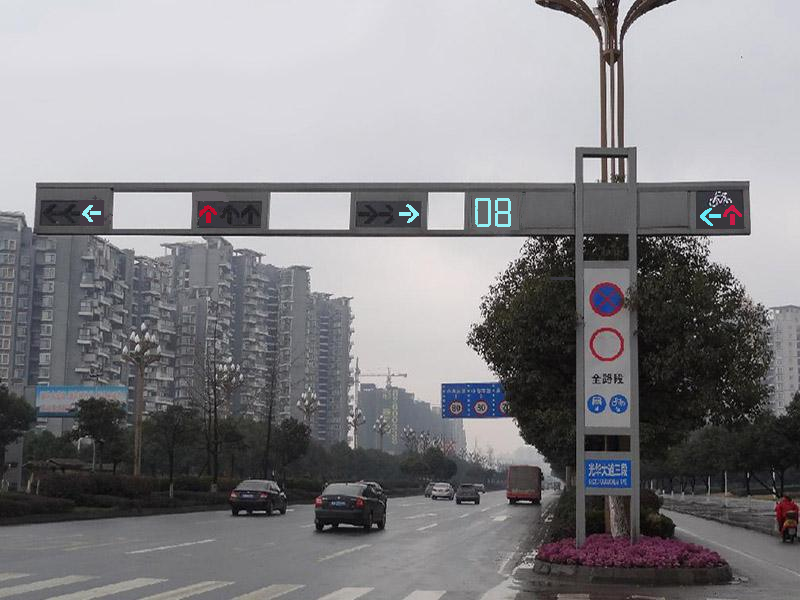
//> input picture input1.bmp, 800 x 600 px
$ ./源   (built with g++ and OpenCV 4)
//> lines starting //> are read from the running program, lines starting //| are printed output that depends on the picture
### StdAfx.h
// stdafx.h : 标准系统包含文件的包含文件，
// 或是经常使用但不常更改的
// 特定于项目的包含文件
//

#pragma once

#include "targetver.h"

#include <stdio.h>
#include <tchar.h>


// TODO:  在此处引用程序需要的其他头文件

### 源.cpp

// 交通灯识别
#include "StdAfx.h"
#include <imgproc/imgproc.hpp>
#include <imgproc/imgproc_c.h>
#include <vector>
#include <map>

//opencv
#include <highgui.h>
#include<cv.h>
#include <cvaux.h>
#include <opencv\cxcore.hpp>
#include <opencv.hpp>
//#include <nonfree.hpp>
#include <core/core.hpp>

// ocr
#include "cv.h"
#include "highgui.h"
#include <stdio.h>
#include <ctype.h>


/*****************************************************************
*
* Find the min box. The min box respect original aspect ratio image
* The image is a binary data and background is white.
*
*******************************************************************/

int flag_turn_info_input1[10];
int flag_turn_info_input2[10];
int flag_time_info_input1[2];
int flag_time_info_input2[2];

// [20 lines left out: function findX, not called in this run]

int Loop_count = 0;
// [67 lines left out: functions findY, findBB, preprocessing, not called in this run]


class basicOCR{
public:
	float classify(IplImage* img, int showResult);
	basicOCR();
	void test();
private:
	char file_path[255];
	int train_samples;
	int classes;
	CvMat* trainData;
	CvMat* trainClasses;
	int size;
	static const int K = 10;
	CvKNearest *knn;
	void getData();
	void train();
};

void basicOCR::getData()
{
	IplImage* src_image;
	IplImage prs_image;
	CvMat row, data;
	char file[255];
	int i, j;
	flag_time_info_input1[0] = 8;
	for (i = 0; i<classes; i++){
		for (j = 0; j< train_samples; j++){

			//Load file
			if (j<10)
				sprintf(file, "%s%d/%d0%d.pbm", file_path, i, i, j);
			else
				sprintf(file, "%s%d/%d%d.pbm", file_path, i, i, j);
			src_image = cvLoadImage(file, 0);
			if (!src_image){
				printf("Error: Cant load image %s\n", file);
				//exit(-1);
			}
			//process file
			prs_image = preprocessing(src_image, size, size);


			//Set class label
			cvGetRow(trainClasses, &row, i*train_samples + j);
			cvSet(&row, cvRealScalar(i));
			//Set data
			cvGetRow(trainData, &row, i*train_samples + j);

			IplImage* img = cvCreateImage(cvSize(size, size), IPL_DEPTH_32F, 1);
			//convert 8 bits image to 32 float image
			cvConvertScale(&prs_image, img, 0.0039215, 0);

			cvGetSubRect(img, &data, cvRect(0, 0, size, size));

			CvMat row_header, *row1;
			//convert data matrix sizexsize to vecor
			row1 = cvReshape(&data, &row_header, 0, 1);
			cvCopy(row1, &row, NULL);
		}
	}
	flag_time_info_input2[0] = 30;
}

// [37 lines left out: functions train, classify, not called in this run]

void basicOCR::test(){
	IplImage* src_image;
	IplImage prs_image;
	CvMat row, data;
	char file[255];
	int i, j;
	int error = 0;
	int testCount = 0;
	for (i = 0; i<classes; i++){
		for (j = 50; j< 50 + train_samples; j++){

			sprintf(file, "%s%d/%d%d.pbm", file_path, i, i, j);
			src_image = cvLoadImage(file, 0);
			if (!src_image){
				printf("Error: Cant load image %s\n", file);
				//exit(-1);
			}
			//process file
			prs_image = preprocessing(src_image, size, size);
			float r = classify(&prs_image, 0);
			if ((int)r != i)
				error++;

			testCount++;
		}
	}
	float totalerror = 100 * (float)error / (float)testCount;
	//printf("System Error: %.2f%%\n", totalerror);

}

basicOCR::basicOCR()
{
	//initial
	sprintf(file_path, "../OCR/");
	train_samples = 0;
	classes = 10;
	size = 40;

	trainData = cvCreateMat(train_samples*classes, size*size, CV_32FC1);
	trainClasses = cvCreateMat(train_samples*classes, 1, CV_32FC1);

	//Get data (get images and process it)
	getData();

	//train
	//train();
	//Test
	test();

	//printf(" ---------------------------------------------------------------\n");
	//printf("|\tClass\t|\tPrecision\t|\tAccuracy\t|\n");
	//printf(" ---------------------------------------------------------------\n");
}


IplImage* imagen;
int red, green, blue;
IplImage* screenBuffer;
int drawing;
int r, last_x, last_y;

// [37 lines left out: functions draw, drawCursor, on_mouse, not called in this run]
// 命名空间
using namespace std;
using namespace cv;

// [29 lines left out: function getNextMinLoc, not called in this run]

void print_info(int Flag_print,int time_alive)
{
	if (Flag_print < 10)
	{
		if (Flag_print == 1)
		{
			printf("左转信号灯：通行");
		}
		if (Flag_print == 2)
		{
			printf("左转信号灯：禁止");
		}
		if (Flag_print == 3)
		{
			printf("左转信号灯：等待");
		}
		if (Flag_print == 4)
		{
			printf("直行信号灯：通行");
		}
		if (Flag_print == 5)
		{
			printf("直行信号灯：禁止");
		}
		if (Flag_print == 6)
		{
			printf("直行信号灯：等待");
		}
		if (Flag_print == 7)
		{
			printf("右转信号灯：通行");
		}
		if (Flag_print == 8)
		{
			printf("右转信号灯：禁止");
		}
		if (Flag_print == 9)
		{
			printf("右转信号灯：等待");
		}

	}
	if (Flag_print > 10)
	{
		if (Flag_print == 11)
		{
			printf("通行剩余时间：%d 秒", time_alive);
		}
		if (Flag_print == 12)
		{
			printf("禁止通行剩余时间：%d 秒", time_alive);
		}
		if (Flag_print == 13)
		{
			printf("等待通行剩余时间：%d 秒", time_alive);
		}
	}
}

int run[1000][4];
int space_num = 1000;
int temp[1000];
int run_num = 0;
int pair_bwlab_num = 0;
int id_num = -1;
int pair_bwlab[1000][2];
int id[1000][6];

// [110 lines left out: function liantongyujiance_lab, not called in this run]
int main(int argc, char* argv[])
{
	//IplImage* img1 = cvLoadImage("w.jpg");
	//IplImage* img1 = cvLoadImage("input.jpg");
	IplImage* img1 = cvLoadImage("input1.bmp");
//> img1 is the input picture: 600 rows x 800 cols, CV_8UC3; mean B, G, R 135.2, 131.9, 133.1
	IplImage* img2 = cvCreateImage(cvGetSize(img1), img1->depth, 3);

	cvZero(img2);

	IplImage* img3 = cvLoadImage("input2.bmp");
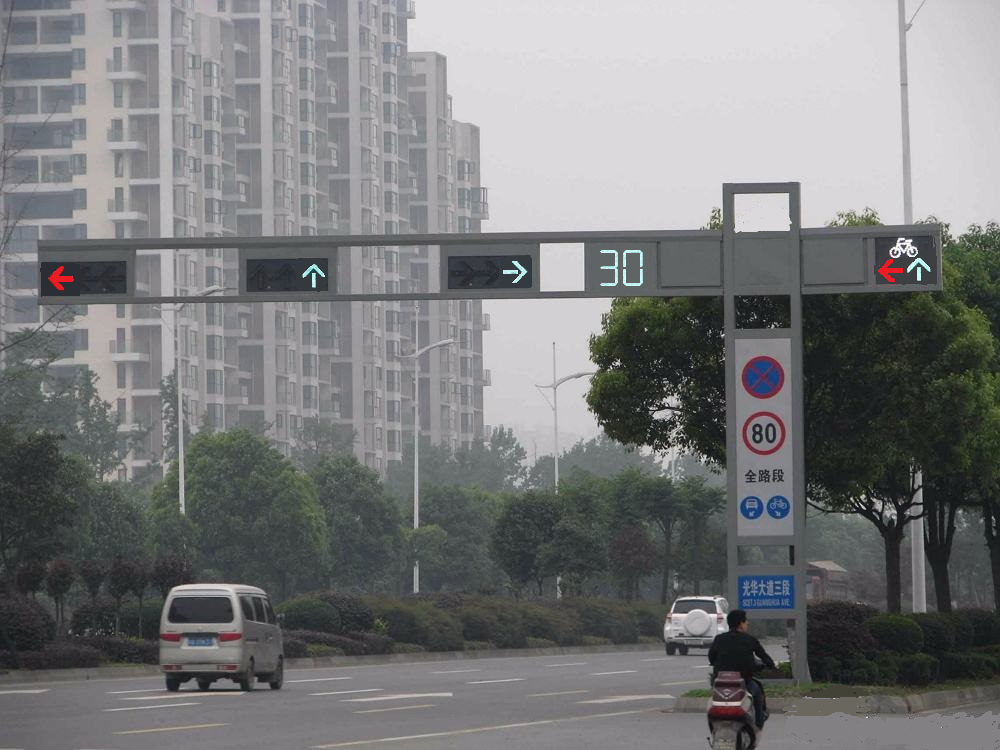
//> input picture input2.bmp, 1000 x 750 px
//> img3 is the input picture: 750 rows x 1000 cols, CV_8UC3; mean B, G, R 122.9, 122.1, 121.1
	IplImage* img4 = cvCreateImage(cvGetSize(img3), img3->depth, 3);
	cvZero(img4);

	IplImage* img6 = cvLoadImage("input2.bmp");
	IplImage* img7 = cvCreateImage(cvGetSize(img6), img6->depth, 3);
	cvZero(img7);

	{
		Mat img_temp;
		Mat *img_input;
		Mat *img_output;
		img_temp = cvarrToMat(img6);
		img_input = &img_temp;
		img_output = &img_temp;
		int h = img_temp.rows;
		int w = img_temp.cols;
		//功能：二值图像的中值滤波
			int i, j;
			unsigned char num;
			for (i = 1; i<(h - 1); i++)
			{
				for (j = 1; j < (w - 1); j++){
					num = 0;
					if (img_input->at<uchar>(i - 1, j - 1) == 255)
					{
						num++;
					}
					if (img_input->at<uchar>(i - 1, j) == 255)
					{
						num++;
					}
					if (img_input->at<uchar>(i - 1, j + 1) == 255)
					{
						num++;
					}
					if (img_input->at<uchar>(i, j - 1) == 255)
					{
						num++;
					}
					if (img_input->at<uchar>(i, j) == 255)
					{
						num++;
					}
					if (img_input->at<uchar>(i, j + 1) == 255)
					{
						num++;
					}
					if (img_input->at<uchar>(i + 1, j - 1) == 255)
					{
						num++;
					}
					if (img_input->at<uchar>(i + 1, j) == 255)
					{
						num++;
					}
					if (img_input->at<uchar>(i + 1, j + 1) == 255)
					{
						num++;
					}
					if (num > 4)
					{
						img_output->at<uchar>(i, j) = 255;
					}
					else{
						img_output->at<uchar>(i, j) = 0;
					}

				}
			}
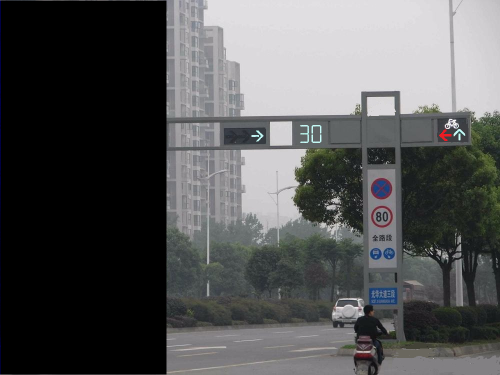
//> img_output: 750 rows x 1000 cols, CV_8UC3 (shown at 1/2 size); mean B, G, R 84.7, 84.3, 83.6
//> after the loop, num = 0

	}
	// 开始进行阈值分割
	{
		IplImage* hsv = cvCreateImage(cvGetSize(img1), img1->depth, 3);
		cvCvtColor(img1, hsv, CV_BGR2HSV);
//> hsv: 600 rows x 800 cols, CV_8UC3; mean H, S, V 97.9, 17.1, 137.1
		//cvSaveImage("hsv.jpg",hsv);
		for (int i = 0; i<hsv->height; i++)//i表示像素的y坐标
		{
			uchar* ptr = (uchar*)(hsv->imageData + i*hsv->widthStep);
			uchar* ptr1 = (uchar*)(img2->imageData + i*img2->widthStep);
			for (int j = 0; j<hsv->width; j++)//j表示像素的x坐标
			{
				int h, s, v;
				h = ptr[j * 3];
				s = ptr[j * 3 + 1];
				v = ptr[j * 3 + 2];
				//red
				if (ptr[j * 3] >= 0 && ptr[j * 3] <= 5 && ptr[j * 3 + 1] >= 76 && ptr[j * 3 + 2]>40/*80*/)//&&ptr[j*3+2]<230)
				{
					ptr1[3 * j] = 0;
					ptr1[3 * j + 1] = 0;
					ptr1[3 * j + 2] = 0;
				}
				if (ptr[j * 3] >= 165 && ptr[j * 3] <= 180 && ptr[j * 3 + 1] >= 76 && ptr[j * 3 + 2]>40/*80*/)//&&ptr[j*3+2]<230)
				{
					ptr1[3 * j] = 0;
					ptr1[3 * j + 1] = 0;
					ptr1[3 * j + 2] = 0;
				}
				//green
				if (ptr[j * 3] >= 90 && ptr[j * 3] <= 95 && ptr[j * 3 + 1] >= 90 && ptr[j * 3 + 2] >= 100)//&&ptr[j*3+2]<230)
				{
					ptr1[3 * j] = 0;
					ptr1[3 * j + 1] = 0;
					ptr1[3 * j + 2] = 0;
				}
				//yellow
				if (ptr[j * 3] >= 18 && ptr[j * 3] <= 37 && ptr[j * 3 + 1] >= 76)//&&ptr[j*3+2]<230)
				{
					ptr1[3 * j] = 0;
					ptr1[3 * j + 1] = 0;
					ptr1[3 * j + 2] = 0;
				}

				if (ptr[j * 3] >= 18 && ptr[j * 3] <= 37 && ptr[j * 3 + 1] >= 76)//&&ptr[j*3+2]<230)
				{
					ptr1[3 * j] = 0;
					ptr1[3 * j + 1] = 0;
					ptr1[3 * j + 2] = 0;
				}
				//red
				if (ptr[j * 3] >= 0 && ptr[j * 3] <= 5 && ptr[j * 3 + 1] >= 76 && ptr[j * 3 + 2]>40/*80*/)//&&ptr[j*3+2]<230)
				{
					ptr1[3 * j] = 0;
					ptr1[3 * j + 1] = 0;
					ptr1[3 * j + 2] = 255;
				}
				if (ptr[j * 3] >= 165 && ptr[j * 3] <= 180 && ptr[j * 3 + 1] >= 76 && ptr[j * 3 + 2]>40/*80*/)//&&ptr[j*3+2]<230)
				{
					ptr1[3 * j] = 0;
					ptr1[3 * j + 1] = 0;
					ptr1[3 * j + 2] = 255;
				}
				//green
				if (ptr[j * 3] >= 43 && ptr[j * 3] <= 93 && ptr[j * 3 + 1] >= 38)//&&ptr[j*3+2]<230)
				{
					ptr1[3 * j] = 0;
					ptr1[3 * j + 1] = 255;
					ptr1[3 * j + 2] = 0;
				}
				//yellow
				if (ptr[j * 3] >= 18 && ptr[j * 3] <= 37 && ptr[j * 3 + 1] >= 76)//&&ptr[j*3+2]<230)
				{
					ptr1[3 * j] = 0;
					ptr1[3 * j + 1] = 255;
					ptr1[3 * j + 2] = 255;
				}
				if (i > 228 || i < 190)
				{
					ptr1[3 * j] = 0;
					ptr1[3 * j + 1] = 0;
					ptr1[3 * j + 2] = 0;
				}
				if (i == 1)
				{
					flag_turn_info_input1[0] = i;
					flag_turn_info_input1[4] = i;
				}
				if (i == 5)
				{
					flag_turn_info_input1[1] = i;
					flag_turn_info_input1[5] = i;
				}
				if (i == 7) flag_turn_info_input1[2] = i;
				if (i == 11) flag_turn_info_input1[3] = i;
			}
		}
//> img2: 600 rows x 800 cols, CV_8UC3; mean H, S, V 0, 0.5, 0.2
//> after the loop, flag_turn_info_input1 = [1, 5, 7, 11, 1, 5, 0, 0, 0, 0]
		cvReleaseImage(&hsv);
	}

	unsigned char *pOut;
	unsigned char *pIn;
	int width = 640;
	int height = 480;
	//每行像素所占字节数，输出图像与输入图像相同
	int lineByte = (width + 3) / 4 * 4;
	//申请输出图像缓冲区
	pOut = new unsigned char[lineByte*height];
	pIn = new unsigned char[lineByte*height];
	//循环变量，图像的坐标
	int i, j;
	//中间变量
	int x, y, t;
	for (i = 1; i<height - 1; i++)
	{
		for (j = 1; j<width - 1; j++)
		{
			//x方向梯度
			x = *(pIn + (i - 1)*lineByte + j + 1)
				+ 2 * *(pIn + i*lineByte + j + 1)
				+ *(pIn + (i + 1)*lineByte + j + 1)
				- *(pIn + (i - 1)*lineByte + j - 1)
				- 2 * *(pIn + i*lineByte + j - 1)
				- *(pIn + (i + 1)*lineByte + j - 1);

			//y方向梯度
			y = *(pIn + (i - 1)*lineByte + j - 1)
				+ 2 * *(pIn + (i - 1)*lineByte + j)
				+ *(pIn + (i - 1)*lineByte + j + 1)
				- *(pIn + (i + 1)*lineByte + j - 1)
				- 2 * *(pIn + (i + 1)*lineByte + j)
				- *(pIn + (i + 1)*lineByte + j + 1);

			t = abs(x) + abs(y) + 0.5;
			if (t>100)
			{
				*(pOut + i*lineByte + j) = 255;
			}
			else
			{
				*(pOut + i*lineByte + j) = 0;
			}
		}
	}
	for (j = 0; j<width; j++)
	{
		*(pOut + (height - 1)*lineByte + j) = 0;//补齐最后一行
		*(pOut + j) = 0;//补齐第一行
	}
	for (i = 0; i<height; i++)
	{
		*(pOut + i*lineByte) = 0;//补齐第一列
		*(pOut + i*lineByte + width - 1) = 0;//补齐最后一列
	}

	{
		Mat img_temp;
		Mat *img_input;
		Mat *img_output;
		img_temp = cvarrToMat(img6);
		img_input = &img_temp;
		img_output = &img_temp;
		int h = img_temp.rows;
		int w = img_temp.cols;
		int i, j;
		unsigned char num;
		for (i = 1; i<(h - 1); i++)
		{
			for (j = 1; j < (w - 1); j++){
				num = 0;
				if (img_input->at<uchar>(i - 1, j - 1) == 255)
				{
					num++;
				}
				if (img_input->at<uchar>(i - 1, j) == 255)
				{
					num++;
				}
				if (img_input->at<uchar>(i - 1, j + 1) == 255)
				{
					num++;
				}
				if (img_input->at<uchar>(i, j - 1) == 255)
				{
					num++;
				}
				if (img_input->at<uchar>(i, j) == 255)
				{
					num++;
				}
				if (img_input->at<uchar>(i, j + 1) == 255)
				{
					num++;
				}
				if (img_input->at<uchar>(i + 1, j - 1) == 255)
				{
					num++;
				}
				if (img_input->at<uchar>(i + 1, j) == 255)
				{
					num++;
				}
				if (img_input->at<uchar>(i + 1, j + 1) == 255)
				{
					num++;
				}
				if (num > 4)
				{
					img_output->at<uchar>(i, j) = 255;
				}
				else{
					img_output->at<uchar>(i, j) = 0;
				}

			}
		}
//> after the loop, num = 0

	}
	//图片2的阈值分割
	{
		IplImage* hsv = cvCreateImage(cvGetSize(img3), img3->depth, 3);
		cvCvtColor(img3, hsv, CV_BGR2HSV);
//> hsv: 750 rows x 1000 cols, CV_8UC3; mean H, S, V 104.8, 17.3, 125.1
		//cvSaveImage("hsv.jpg",hsv);
		for (int i = 0; i<hsv->height; i++)//i表示像素的y坐标
		{
			uchar* ptr = (uchar*)(hsv->imageData + i*hsv->widthStep);
			uchar* ptr1 = (uchar*)(img4->imageData + i*img4->widthStep);
			for (int j = 0; j<hsv->width; j++)//j表示像素的x坐标
			{
				int h, s, v;
				h = ptr[j * 3];
				s = ptr[j * 3 + 1];
				v = ptr[j * 3 + 2];
				//red
				if (ptr[j * 3] >= 0 && ptr[j * 3] <= 5 && ptr[j * 3 + 1] >= 76 && ptr[j * 3 + 2]>40/*80*/)//&&ptr[j*3+2]<230)
				{
					ptr1[3 * j] = 0;
					ptr1[3 * j + 1] = 0;
					ptr1[3 * j + 2] = 0;
				}
				if (ptr[j * 3] >= 165 && ptr[j * 3] <= 180 && ptr[j * 3 + 1] >= 76 && ptr[j * 3 + 2]>40/*80*/)//&&ptr[j*3+2]<230)
				{
					ptr1[3 * j] = 0;
					ptr1[3 * j + 1] = 0;
					ptr1[3 * j + 2] = 0;
				}
				if (i == 2)  flag_turn_info_input2[0] = i;
				if (i == 4)  flag_turn_info_input2[1] = i;
				if (i == 7)  flag_turn_info_input2[2] = i;
				//green
				if (ptr[j * 3] >= 90 && ptr[j * 3] <= 95 && ptr[j * 3 + 1] >= 90 && ptr[j * 3 + 2] >= 100)//&&ptr[j*3+2]<230)
				{
					ptr1[3 * j] = 0;
					ptr1[3 * j + 1] = 0;
					ptr1[3 * j + 2] = 0;
				}
				//yellow
				if (ptr[j * 3] >= 18 && ptr[j * 3] <= 37 && ptr[j * 3 + 1] >= 76)//&&ptr[j*3+2]<230)
				{
					ptr1[3 * j] = 0;
					ptr1[3 * j + 1] = 0;
					ptr1[3 * j + 2] = 0;
				}

				if (ptr[j * 3] >= 18 && ptr[j * 3] <= 37 && ptr[j * 3 + 1] >= 76)//&&ptr[j*3+2]<230)
				{
					ptr1[3 * j] = 0;
					ptr1[3 * j + 1] = 0;
					ptr1[3 * j + 2] = 0;
				}

				if (i == 11)  flag_turn_info_input2[3] = i;
				// kaishi
				//red
				if (ptr[j * 3] >= 0 && ptr[j * 3] <= 5 && ptr[j * 3 + 1] >= 76 && ptr[j * 3 + 2]>40)//&&ptr[j*3+2]<230)
				{
					ptr1[3 * j] = 0;
					ptr1[3 * j + 1] = 0;
					ptr1[3 * j + 2] = 255;
				}
				if (ptr[j * 3] >= 165 && ptr[j * 3] <= 180 && ptr[j * 3 + 1] >= 76 && ptr[j * 3 + 2]>40/*80*/)//&&ptr[j*3+2]<230)
				{
					ptr1[3 * j] = 0;
					ptr1[3 * j + 1] = 0;
					ptr1[3 * j + 2] = 255;
				}
				//green
				if (ptr[j * 3] >= 43 && ptr[j * 3] <= 93 && ptr[j * 3 + 1] >= 38)//&&ptr[j*3+2]<230)
				{
					ptr1[3 * j] = 0;
					ptr1[3 * j + 1] = 255;
					ptr1[3 * j + 2] = 0;
				}
				// [7 lines of commented-out code are left out]

				if (i > 290 || j > 931)
				{
					ptr1[3 * j] = 0;
					ptr1[3 * j + 1] = 0;
					ptr1[3 * j + 2] = 0;
				}
				if (i == 1)  flag_turn_info_input2[4] = i;
				if (i == 5)  flag_turn_info_input2[5] = i;
			}
		}
//> img4: 750 rows x 1000 cols, CV_8UC3; mean H, S, V 0, 0.4, 0.2
//> after the loop, flag_turn_info_input2 = [2, 4, 7, 11, 1, 5, 0, 0, 0, 0]
		cvReleaseImage(&hsv);
	}

	// 交通灯信号信息
	int info_point[100];
	for (int i = 0; i < 100; i++)
	{
		info_point[i] = 0;
	}
	{
		int count_info_point = 0;
		int flag_count = 0;
		IplImage* hsv = cvCreateImage(cvGetSize(img3), img3->depth, 3);
		cvCvtColor(img3, hsv, CV_BGR2HSV);
		//cvSaveImage("hsv.jpg",hsv);
		for (int i = 278; i < 279; i++)//i表示像素的y坐标
		{
			uchar* ptr = (uchar*)(hsv->imageData + i*hsv->widthStep);
			uchar* ptr1 = (uchar*)(img4->imageData + i*img4->widthStep);
			for (int j = 0; j < hsv->width; j++)//j表示像素的x坐标
			{
				if ((ptr1[3 * j] != 0 || ptr1[3 * j + 1] != 0 || ptr1[3 * j + 2] != 0) && flag_count == 0)
				{
					info_point[count_info_point++] = j;
					flag_count = 1;
					continue;
				}
				if ((ptr1[3 * j] == 0 && ptr1[3 * j + 1] == 0 && ptr1[3 * j + 2] == 0) && flag_count == 1)
				{
					info_point[count_info_point++] = j;
					flag_count = 0;
					continue;
				}
			}
		}
//> this loop made 1 pass
//> (count_info_point, flag_count) on pass 1: (16, 0)
//> after the loop, info_point = 100 values, max 921 at index 15, min 0 at index 16, mean 91.7; count_info_point = 16; flag_count = 0
		cvReleaseImage(&hsv);
	}
	// [4 lines of commented-out code are left out]
	cvSaveImage("output1.bmp", img2);
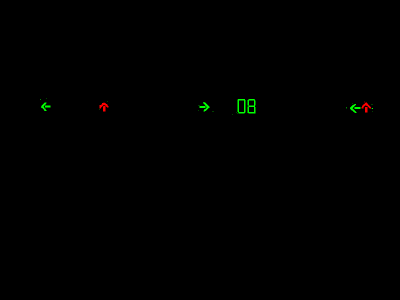
//> saved as output1.bmp: 600 rows x 800 cols, CV_8UC3 (shown at 1/2 size); mean B, G, R 0, 0.5, 0.2
	cvSaveImage("output2.bmp", img4);
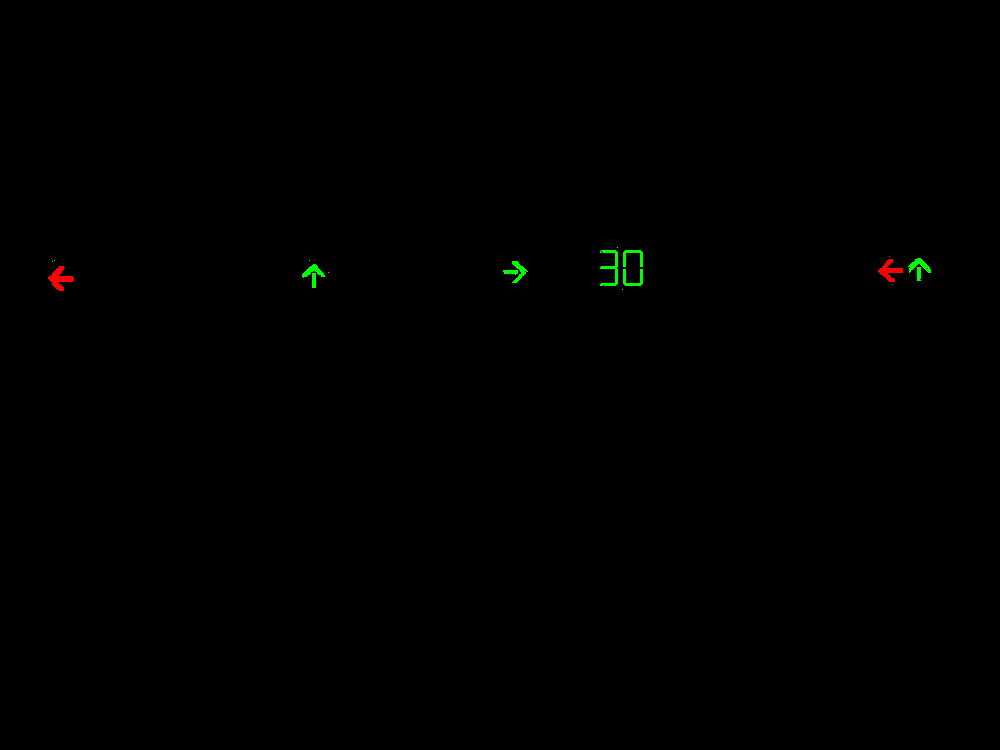
//> saved as output2.bmp: 750 rows x 1000 cols, CV_8UC3; mean B, G, R 0, 0.4, 0.2
	cvSaveImage("input41.bmp", img1);
	cvSaveImage("input42.bmp", img3);

	IplImage*src, *templat, *result, *showinputimage1;
	IplImage *showoutputimage1;
	IplImage *showinputimage2;
	IplImage *showoutputimage2;
	int srcW, templatW, srcH, templatH, resultW, resultH;
	//加载源图像
	src = cvLoadImage("two.jpg", CV_LOAD_IMAGE_GRAYSCALE);
//> two.jpg cannot be read in this run, so this picture is empty


	//printf("Basic OCR by David Millan Escriva | Damiles\n"
	//	"Hot keys: \n"
	//	"\tr - reset image\n"
	//	"\t+ - cursor radio ++\n"
	//	"\t- - cursor radio --\n"
	//	"\ts - Save image as out.png\n"
	//	"\tc - Classify image, the result in console\n"
	//	"\tESC - quit the program\n");
	drawing = 0;
	r = 10;
	red = green = blue = 0;
	last_x = last_y = red = green = blue = 0;
	//Create image
	imagen = cvCreateImage(cvSize(128, 128), IPL_DEPTH_8U, 1);
	//Set data of image to white
	cvSet(imagen, CV_RGB(255, 255, 255), NULL);
	//Image we show user with cursor and other artefacts we need
	screenBuffer = cvCloneImage(imagen);

	//Create window
	cvNamedWindow("Demo", 0);

	cvResizeWindow("Demo", 128, 128);
	//Create mouse CallBack
	cvSetMouseCallback("Demo", &on_mouse, 0);

	//////////////////
	//My OCR
	//////////////////
	basicOCR ocr;

	//Main Loop
	for (;Loop_count;)
	{
		int c;
		cvShowImage("Demo", screenBuffer);
		c = cvWaitKey(10);
		if ((char)c == 27)
			break;
		if ((char)c == '+'){
			r++;
			drawCursor(last_x, last_y);
		}
		if (((char)c == '-') && (r>1)){
			r--;
			drawCursor(last_x, last_y);
		}
		if ((char)c == 'r'){
			cvSet(imagen, cvRealScalar(255), NULL);
			drawCursor(last_x, last_y);
		}
		if ((char)c == 's'){
			cvSaveImage("out.png", imagen);
		}
		if ((char)c == 'c'){
			ocr.classify(imagen, 1);
		}
	}
	cvDestroyWindow("Demo");
	printf("*******************************************************************\n");
	printf("************************  交通灯识别系统  *************************\n");
	printf("*******************************************************************\n");
	printf("---------------------------------------------------\n");
	printf("第1张图片处理结果：\n");
	printf("---------------------------------------------------\n\t");
	print_info(flag_turn_info_input1[0], 0); printf("\n\t");
	print_info(flag_turn_info_input1[1], 0); printf("\n\t");
	print_info(flag_turn_info_input1[2], 0); printf("\n\t");
	print_info(flag_turn_info_input1[3], flag_time_info_input1[0]); printf("\n\t");
	print_info(flag_turn_info_input1[4], 0); printf("\n\t");
	print_info(flag_turn_info_input1[5], 0); printf("\n");
	printf("---------------------------------------------------\n");

	printf("第2张图片处理结果：\n");
	printf("---------------------------------------------------\n\t");
	print_info(flag_turn_info_input2[0], 0); printf("\n\t");
	print_info(flag_turn_info_input2[1], 0); printf("\n\t");
	print_info(flag_turn_info_input2[2], 0); printf("\n\t");
	print_info(flag_turn_info_input2[3], flag_time_info_input2[0]); printf("\n\t");
	print_info(flag_turn_info_input2[4], 0); printf("\n\t");
	print_info(flag_turn_info_input2[5], 0); printf("\n");
	printf("---------------------------------------------------\n\t");
	// 总共有几个信号灯，分别是什么颜色。

	//加载用于显示结果的图像
	showinputimage1 = cvLoadImage("input41.bmp");
	showoutputimage1 = cvLoadImage("output1.bmp");
	showinputimage2 = cvLoadImage("input42.bmp");
	showoutputimage2 = cvLoadImage("output2.bmp");
	//显示结果
	cvNamedWindow("输入图片1", 0);
	cvShowImage("输入图片1", showinputimage1);
	cvNamedWindow("输出图片1", 0);
	cvShowImage("输出图片1", showoutputimage1);
	cvNamedWindow("输入图片2", 0);
	cvShowImage("输入图片2", showinputimage2);
	cvNamedWindow("输出图片2", 0);
	cvShowImage("输出图片2", showoutputimage2);

	cvWaitKey(0);
	return 0;
}
